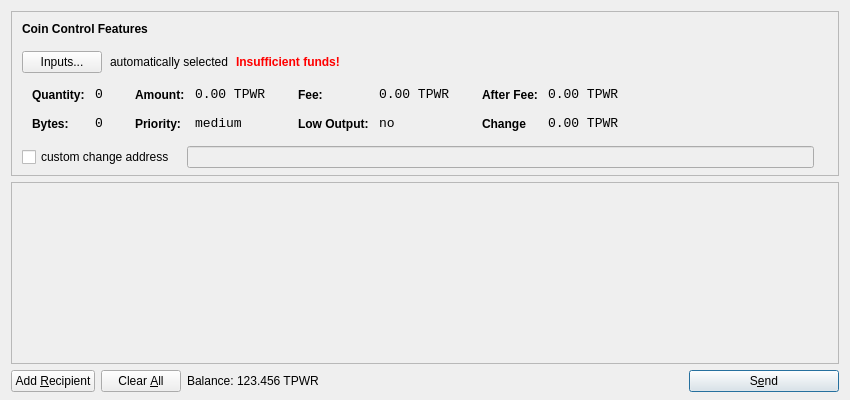
<?xml version="1.0" encoding="UTF-8"?>
<ui version="4.0">
 <class>SendCoinsDialog</class>
 <widget class="QDialog" name="SendCoinsDialog">
  <property name="geometry">
   <rect>
    <x>0</x>
    <y>0</y>
    <width>850</width>
    <height>400</height>
   </rect>
  </property>
  <property name="windowTitle">
   <string>Send Coins</string>
  </property>
  <layout class="QVBoxLayout" name="verticalLayout" stretch="0,1,0">
   <property name="bottomMargin">
    <number>8</number>
   </property>
   <item>
    <widget class="QFrame" name="frameCoinControl">
     <property name="sizePolicy">
      <sizepolicy hsizetype="Expanding" vsizetype="Expanding">
       <horstretch>0</horstretch>
       <verstretch>0</verstretch>
      </sizepolicy>
     </property>
     <property name="maximumSize">
      <size>
       <width>16777215</width>
       <height>16777215</height>
      </size>
     </property>
     <property name="frameShape">
      <enum>QFrame::StyledPanel</enum>
     </property>
     <property name="frameShadow">
      <enum>QFrame::Sunken</enum>
     </property>
     <layout class="QVBoxLayout" name="verticalLayoutCoinControl2">
      <property name="spacing">
       <number>-1</number>
      </property>
      <property name="leftMargin">
       <number>0</number>
      </property>
      <property name="topMargin">
       <number>0</number>
      </property>
      <property name="rightMargin">
       <number>0</number>
      </property>
      <property name="bottomMargin">
       <number>6</number>
      </property>
      <item>
       <layout class="QVBoxLayout" name="verticalLayoutCoinControl" stretch="0,0,0,0,1">
        <property name="spacing">
         <number>0</number>
        </property>
        <property name="leftMargin">
         <number>10</number>
        </property>
        <property name="topMargin">
         <number>10</number>
        </property>
        <item>
         <layout class="QHBoxLayout" name="horizontalLayoutCoinControl1">
          <property name="bottomMargin">
           <number>15</number>
          </property>
          <item>
           <widget class="QLabel" name="labelCoinControlFeatures">
            <property name="sizePolicy">
             <sizepolicy hsizetype="Preferred" vsizetype="Maximum">
              <horstretch>0</horstretch>
              <verstretch>0</verstretch>
             </sizepolicy>
            </property>
            <property name="font">
             <font>
              <weight>75</weight>
              <bold>true</bold>
             </font>
            </property>
            <property name="styleSheet">
             <string notr="true">font-weight:bold;</string>
            </property>
            <property name="text">
             <string>Coin Control Features</string>
            </property>
           </widget>
          </item>
         </layout>
        </item>
        <item>
         <layout class="QHBoxLayout" name="horizontalLayoutCoinControl2" stretch="0,0,0,0">
          <property name="spacing">
           <number>8</number>
          </property>
          <property name="bottomMargin">
           <number>10</number>
          </property>
          <item>
           <widget class="QPushButton" name="pushButtonCoinControl">
            <property name="styleSheet">
             <string notr="true"/>
            </property>
            <property name="text">
             <string>Inputs...</string>
            </property>
           </widget>
          </item>
          <item>
           <widget class="QLabel" name="labelCoinControlAutomaticallySelected">
            <property name="text">
             <string>automatically selected</string>
            </property>
            <property name="margin">
             <number>5</number>
            </property>
           </widget>
          </item>
          <item>
           <widget class="QLabel" name="labelCoinControlInsuffFunds">
            <property name="font">
             <font>
              <weight>75</weight>
              <bold>true</bold>
             </font>
            </property>
            <property name="styleSheet">
             <string notr="true">color:red;font-weight:bold;</string>
            </property>
            <property name="text">
             <string>Insufficient funds!</string>
            </property>
            <property name="margin">
             <number>5</number>
            </property>
           </widget>
          </item>
          <item>
           <spacer name="horizontalSpacerCoinControl">
            <property name="orientation">
             <enum>Qt::Horizontal</enum>
            </property>
            <property name="sizeHint" stdset="0">
             <size>
              <width>40</width>
              <height>1</height>
             </size>
            </property>
           </spacer>
          </item>
         </layout>
        </item>
        <item>
         <widget class="QWidget" name="widgetCoinControl" native="true">
          <property name="sizePolicy">
           <sizepolicy hsizetype="Preferred" vsizetype="Preferred">
            <horstretch>0</horstretch>
            <verstretch>0</verstretch>
           </sizepolicy>
          </property>
          <property name="minimumSize">
           <size>
            <width>0</width>
            <height>0</height>
           </size>
          </property>
          <property name="styleSheet">
           <string notr="true"/>
          </property>
          <layout class="QHBoxLayout" name="horizontalLayoutCoinControl5">
           <property name="margin">
            <number>0</number>
           </property>
           <item>
            <layout class="QHBoxLayout" name="horizontalLayoutCoinControl3" stretch="0,0,0,1">
             <property name="spacing">
              <number>20</number>
             </property>
             <property name="topMargin">
              <number>0</number>
             </property>
             <property name="bottomMargin">
              <number>10</number>
             </property>
             <item>
              <layout class="QFormLayout" name="formLayoutCoinControl1">
               <property name="horizontalSpacing">
                <number>10</number>
               </property>
               <property name="verticalSpacing">
                <number>14</number>
               </property>
               <property name="leftMargin">
                <number>10</number>
               </property>
               <property name="topMargin">
                <number>4</number>
               </property>
               <property name="rightMargin">
                <number>6</number>
               </property>
               <item row="0" column="0">
                <widget class="QLabel" name="labelCoinControlQuantityText">
                 <property name="styleSheet">
                  <string notr="true">font-weight:bold;</string>
                 </property>
                 <property name="text">
                  <string>Quantity:</string>
                 </property>
                 <property name="margin">
                  <number>0</number>
                 </property>
                </widget>
               </item>
               <item row="0" column="1">
                <widget class="QLabel" name="labelCoinControlQuantity">
                 <property name="font">
                  <font>
                   <family>Monospace</family>
                   <pointsize>10</pointsize>
                  </font>
                 </property>
                 <property name="cursor">
                  <cursorShape>IBeamCursor</cursorShape>
                 </property>
                 <property name="contextMenuPolicy">
                  <enum>Qt::ActionsContextMenu</enum>
                 </property>
                 <property name="text">
                  <string>0</string>
                 </property>
                 <property name="margin">
                  <number>0</number>
                 </property>
                 <property name="textInteractionFlags">
                  <set>Qt::LinksAccessibleByMouse|Qt::TextSelectableByKeyboard|Qt::TextSelectableByMouse</set>
                 </property>
                </widget>
               </item>
               <item row="1" column="0">
                <widget class="QLabel" name="labelCoinControlBytesText">
                 <property name="styleSheet">
                  <string notr="true">font-weight:bold;</string>
                 </property>
                 <property name="text">
                  <string>Bytes:</string>
                 </property>
                </widget>
               </item>
               <item row="1" column="1">
                <widget class="QLabel" name="labelCoinControlBytes">
                 <property name="font">
                  <font>
                   <family>Monospace</family>
                   <pointsize>10</pointsize>
                  </font>
                 </property>
                 <property name="cursor">
                  <cursorShape>IBeamCursor</cursorShape>
                 </property>
                 <property name="contextMenuPolicy">
                  <enum>Qt::ActionsContextMenu</enum>
                 </property>
                 <property name="text">
                  <string>0</string>
                 </property>
                 <property name="textInteractionFlags">
                  <set>Qt::LinksAccessibleByMouse|Qt::TextSelectableByKeyboard|Qt::TextSelectableByMouse</set>
                 </property>
                </widget>
               </item>
              </layout>
             </item>
             <item>
              <layout class="QFormLayout" name="formLayoutCoinControl2">
               <property name="horizontalSpacing">
                <number>10</number>
               </property>
               <property name="verticalSpacing">
                <number>14</number>
               </property>
               <property name="leftMargin">
                <number>6</number>
               </property>
               <property name="topMargin">
                <number>4</number>
               </property>
               <property name="rightMargin">
                <number>6</number>
               </property>
               <item row="0" column="0">
                <widget class="QLabel" name="labelCoinControlAmountText">
                 <property name="styleSheet">
                  <string notr="true">font-weight:bold;</string>
                 </property>
                 <property name="text">
                  <string>Amount:</string>
                 </property>
                 <property name="margin">
                  <number>0</number>
                 </property>
                </widget>
               </item>
               <item row="0" column="1">
                <widget class="QLabel" name="labelCoinControlAmount">
                 <property name="font">
                  <font>
                   <family>Monospace</family>
                   <pointsize>10</pointsize>
                  </font>
                 </property>
                 <property name="cursor">
                  <cursorShape>IBeamCursor</cursorShape>
                 </property>
                 <property name="contextMenuPolicy">
                  <enum>Qt::ActionsContextMenu</enum>
                 </property>
                 <property name="text">
                  <string>0.00 TPWR</string>
                 </property>
                 <property name="textInteractionFlags">
                  <set>Qt::LinksAccessibleByMouse|Qt::TextSelectableByKeyboard|Qt::TextSelectableByMouse</set>
                 </property>
                </widget>
               </item>
               <item row="1" column="0">
                <widget class="QLabel" name="labelCoinControlPriorityText">
                 <property name="styleSheet">
                  <string notr="true">font-weight:bold;</string>
                 </property>
                 <property name="text">
                  <string>Priority:</string>
                 </property>
                </widget>
               </item>
               <item row="1" column="1">
                <widget class="QLabel" name="labelCoinControlPriority">
                 <property name="font">
                  <font>
                   <family>Monospace</family>
                   <pointsize>10</pointsize>
                  </font>
                 </property>
                 <property name="cursor">
                  <cursorShape>IBeamCursor</cursorShape>
                 </property>
                 <property name="contextMenuPolicy">
                  <enum>Qt::ActionsContextMenu</enum>
                 </property>
                 <property name="text">
                  <string>medium</string>
                 </property>
                 <property name="textInteractionFlags">
                  <set>Qt::LinksAccessibleByMouse|Qt::TextSelectableByKeyboard|Qt::TextSelectableByMouse</set>
                 </property>
                </widget>
               </item>
              </layout>
             </item>
             <item>
              <layout class="QFormLayout" name="formLayoutCoinControl3">
               <property name="horizontalSpacing">
                <number>10</number>
               </property>
               <property name="verticalSpacing">
                <number>14</number>
               </property>
               <property name="leftMargin">
                <number>6</number>
               </property>
               <property name="topMargin">
                <number>4</number>
               </property>
               <property name="rightMargin">
                <number>6</number>
               </property>
               <item row="0" column="0">
                <widget class="QLabel" name="labelCoinControlFeeText">
                 <property name="styleSheet">
                  <string notr="true">font-weight:bold;</string>
                 </property>
                 <property name="text">
                  <string>Fee:</string>
                 </property>
                 <property name="margin">
                  <number>0</number>
                 </property>
                </widget>
               </item>
               <item row="0" column="1">
                <widget class="QLabel" name="labelCoinControlFee">
                 <property name="font">
                  <font>
                   <family>Monospace</family>
                   <pointsize>10</pointsize>
                  </font>
                 </property>
                 <property name="cursor">
                  <cursorShape>IBeamCursor</cursorShape>
                 </property>
                 <property name="contextMenuPolicy">
                  <enum>Qt::ActionsContextMenu</enum>
                 </property>
                 <property name="text">
                  <string>0.00 TPWR</string>
                 </property>
                 <property name="textInteractionFlags">
                  <set>Qt::LinksAccessibleByMouse|Qt::TextSelectableByKeyboard|Qt::TextSelectableByMouse</set>
                 </property>
                </widget>
               </item>
               <item row="1" column="0">
                <widget class="QLabel" name="labelCoinControlLowOutputText">
                 <property name="styleSheet">
                  <string notr="true">font-weight:bold;</string>
                 </property>
                 <property name="text">
                  <string>Low Output:</string>
                 </property>
                </widget>
               </item>
               <item row="1" column="1">
                <widget class="QLabel" name="labelCoinControlLowOutput">
                 <property name="font">
                  <font>
                   <family>Monospace</family>
                   <pointsize>10</pointsize>
                  </font>
                 </property>
                 <property name="cursor">
                  <cursorShape>IBeamCursor</cursorShape>
                 </property>
                 <property name="contextMenuPolicy">
                  <enum>Qt::ActionsContextMenu</enum>
                 </property>
                 <property name="text">
                  <string>no</string>
                 </property>
                 <property name="textInteractionFlags">
                  <set>Qt::LinksAccessibleByMouse|Qt::TextSelectableByKeyboard|Qt::TextSelectableByMouse</set>
                 </property>
                </widget>
               </item>
              </layout>
             </item>
             <item>
              <layout class="QFormLayout" name="formLayoutCoinControl4">
               <property name="horizontalSpacing">
                <number>10</number>
               </property>
               <property name="verticalSpacing">
                <number>14</number>
               </property>
               <property name="leftMargin">
                <number>6</number>
               </property>
               <property name="topMargin">
                <number>4</number>
               </property>
               <property name="rightMargin">
                <number>6</number>
               </property>
               <item row="0" column="0">
                <widget class="QLabel" name="labelCoinControlAfterFeeText">
                 <property name="styleSheet">
                  <string notr="true">font-weight:bold;</string>
                 </property>
                 <property name="text">
                  <string>After Fee:</string>
                 </property>
                 <property name="margin">
                  <number>0</number>
                 </property>
                </widget>
               </item>
               <item row="0" column="1">
                <widget class="QLabel" name="labelCoinControlAfterFee">
                 <property name="font">
                  <font>
                   <family>Monospace</family>
                   <pointsize>10</pointsize>
                  </font>
                 </property>
                 <property name="cursor">
                  <cursorShape>IBeamCursor</cursorShape>
                 </property>
                 <property name="contextMenuPolicy">
                  <enum>Qt::ActionsContextMenu</enum>
                 </property>
                 <property name="text">
                  <string>0.00 TPWR</string>
                 </property>
                 <property name="textInteractionFlags">
                  <set>Qt::LinksAccessibleByMouse|Qt::TextSelectableByKeyboard|Qt::TextSelectableByMouse</set>
                 </property>
                </widget>
               </item>
               <item row="1" column="0">
                <widget class="QLabel" name="labelCoinControlChangeText">
                 <property name="styleSheet">
                  <string notr="true">font-weight:bold;</string>
                 </property>
                 <property name="text">
                  <string>Change</string>
                 </property>
                </widget>
               </item>
               <item row="1" column="1">
                <widget class="QLabel" name="labelCoinControlChange">
                 <property name="font">
                  <font>
                   <family>Monospace</family>
                   <pointsize>10</pointsize>
                  </font>
                 </property>
                 <property name="cursor">
                  <cursorShape>IBeamCursor</cursorShape>
                 </property>
                 <property name="contextMenuPolicy">
                  <enum>Qt::ActionsContextMenu</enum>
                 </property>
                 <property name="text">
                  <string>0.00 TPWR</string>
                 </property>
                 <property name="textInteractionFlags">
                  <set>Qt::LinksAccessibleByMouse|Qt::TextSelectableByKeyboard|Qt::TextSelectableByMouse</set>
                 </property>
                </widget>
               </item>
              </layout>
             </item>
            </layout>
           </item>
          </layout>
         </widget>
        </item>
        <item>
         <layout class="QHBoxLayout" name="horizontalLayoutCoinControl4" stretch="0,0,0">
          <property name="spacing">
           <number>12</number>
          </property>
          <property name="sizeConstraint">
           <enum>QLayout::SetDefaultConstraint</enum>
          </property>
          <property name="topMargin">
           <number>5</number>
          </property>
          <property name="rightMargin">
           <number>5</number>
          </property>
          <item>
           <widget class="QCheckBox" name="checkBoxCoinControlChange">
            <property name="text">
             <string>custom change address</string>
            </property>
           </widget>
          </item>
          <item>
           <widget class="QLineEdit" name="lineEditCoinControlChange">
            <property name="enabled">
             <bool>false</bool>
            </property>
            <property name="sizePolicy">
             <sizepolicy hsizetype="Expanding" vsizetype="Fixed">
              <horstretch>0</horstretch>
              <verstretch>0</verstretch>
             </sizepolicy>
            </property>
           </widget>
          </item>
          <item>
           <widget class="QLabel" name="labelCoinControlChangeLabel">
            <property name="sizePolicy">
             <sizepolicy hsizetype="Preferred" vsizetype="Expanding">
              <horstretch>0</horstretch>
              <verstretch>0</verstretch>
             </sizepolicy>
            </property>
            <property name="minimumSize">
             <size>
              <width>0</width>
              <height>0</height>
             </size>
            </property>
            <property name="text">
             <string/>
            </property>
            <property name="margin">
             <number>3</number>
            </property>
           </widget>
          </item>
         </layout>
        </item>
        <item>
         <spacer name="verticalSpacerCoinControl">
          <property name="orientation">
           <enum>Qt::Vertical</enum>
          </property>
          <property name="sizeHint" stdset="0">
           <size>
            <width>800</width>
            <height>1</height>
           </size>
          </property>
         </spacer>
        </item>
       </layout>
      </item>
     </layout>
    </widget>
   </item>
   <item>
    <widget class="QScrollArea" name="scrollArea">
     <property name="widgetResizable">
      <bool>true</bool>
     </property>
     <widget class="QWidget" name="scrollAreaWidgetContents">
      <property name="geometry">
       <rect>
        <x>0</x>
        <y>0</y>
        <width>830</width>
        <height>165</height>
       </rect>
      </property>
      <layout class="QVBoxLayout" name="verticalLayout_2">
       <property name="margin">
        <number>0</number>
       </property>
       <item>
        <layout class="QVBoxLayout" name="entries">
         <property name="spacing">
          <number>6</number>
         </property>
        </layout>
       </item>
       <item>
        <spacer name="verticalSpacer">
         <property name="orientation">
          <enum>Qt::Vertical</enum>
         </property>
         <property name="sizeHint" stdset="0">
          <size>
           <width>20</width>
           <height>40</height>
          </size>
         </property>
        </spacer>
       </item>
      </layout>
     </widget>
    </widget>
   </item>
   <item>
    <layout class="QHBoxLayout" name="horizontalLayout">
     <item>
      <widget class="QPushButton" name="addButton">
       <property name="toolTip">
        <string>Send to multiple recipients at once</string>
       </property>
       <property name="text">
        <string>Add &amp;Recipient</string>
       </property>
       <property name="icon">
        <iconset resource="../bitcoin.qrc">
         <normaloff>:/icons/add</normaloff>:/icons/add</iconset>
       </property>
       <property name="autoDefault">
        <bool>false</bool>
       </property>
      </widget>
     </item>
     <item>
      <widget class="QPushButton" name="clearButton">
       <property name="sizePolicy">
        <sizepolicy hsizetype="Minimum" vsizetype="Fixed">
         <horstretch>0</horstretch>
         <verstretch>0</verstretch>
        </sizepolicy>
       </property>
       <property name="toolTip">
        <string>Remove all transaction fields</string>
       </property>
       <property name="text">
        <string>Clear &amp;All</string>
       </property>
       <property name="icon">
        <iconset resource="../bitcoin.qrc">
         <normaloff>:/icons/remove</normaloff>:/icons/remove</iconset>
       </property>
       <property name="autoRepeatDelay">
        <number>300</number>
       </property>
       <property name="autoDefault">
        <bool>false</bool>
       </property>
      </widget>
     </item>
     <item>
      <layout class="QHBoxLayout" name="horizontalLayout_2">
       <property name="spacing">
        <number>3</number>
       </property>
       <item>
        <widget class="QLabel" name="label">
         <property name="sizePolicy">
          <sizepolicy hsizetype="Preferred" vsizetype="Fixed">
           <horstretch>0</horstretch>
           <verstretch>0</verstretch>
          </sizepolicy>
         </property>
         <property name="text">
          <string>Balance:</string>
         </property>
        </widget>
       </item>
       <item>
        <widget class="QLabel" name="labelBalance">
         <property name="sizePolicy">
          <sizepolicy hsizetype="Preferred" vsizetype="Fixed">
           <horstretch>0</horstretch>
           <verstretch>0</verstretch>
          </sizepolicy>
         </property>
         <property name="cursor">
          <cursorShape>IBeamCursor</cursorShape>
         </property>
         <property name="text">
          <string>123.456 TPWR</string>
         </property>
         <property name="textInteractionFlags">
          <set>Qt::LinksAccessibleByMouse|Qt::TextSelectableByKeyboard|Qt::TextSelectableByMouse</set>
         </property>
        </widget>
       </item>
      </layout>
     </item>
     <item>
      <spacer name="horizontalSpacer">
       <property name="orientation">
        <enum>Qt::Horizontal</enum>
       </property>
       <property name="sizeHint" stdset="0">
        <size>
         <width>40</width>
         <height>20</height>
        </size>
       </property>
      </spacer>
     </item>
     <item>
      <widget class="QPushButton" name="sendButton">
       <property name="minimumSize">
        <size>
         <width>150</width>
         <height>0</height>
        </size>
       </property>
       <property name="toolTip">
        <string>Confirm the send action</string>
       </property>
       <property name="text">
        <string>S&amp;end</string>
       </property>
       <property name="icon">
        <iconset resource="../bitcoin.qrc">
         <normaloff>:/icons/send</normaloff>:/icons/send</iconset>
       </property>
       <property name="default">
        <bool>true</bool>
       </property>
      </widget>
     </item>
    </layout>
   </item>
  </layout>
 </widget>
 <resources>
  <include location="../bitcoin.qrc"/>
 </resources>
 <connections/>
</ui>
